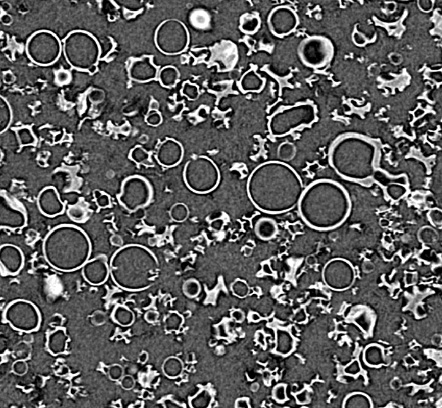
#> input picture image1.jpg, 442 x 408 px
$ jupyter execute PhaseSegmentation.ipynb
#> lines starting #> are read from the running program, lines starting #| are printed output that depends on the picture; after the words box and inside, x2 and y2 are one past the last pixel; in counts of white or black regions, pixels touching at a corner belong together
# Question.1 : We have been provided with a grayscale microstructural image. Our task is to segment the image into 4 distinct phases and analyse/calculate their area fractions (percentage of total image area) for each phase. The phase to be identified are :
1. Dark (Air) : Region in the image that appear dark, representing voids or air.
2. Hollow/Void (Air Encircled by bright solid): Circular or hollow regions where dark areas are enclosed by a brighter solid structure.
3. Hollowed-Solid : Bright regions that are part of the solid but contains small voids or dark inclusions.
4. Non-Hollow Solid : Fully bright regions of the solid with no voids or inclusions.

## Thoughts on challenges:
1. Differentiating between "hollowed-solid" and "non-hollow solid" can be tricky as they share similar brightness but have different structure.
2. Microstructural images often have noise, irregular boundaries, or overlapping features that make segmentation challenging.
3. Accurately calculating the areas for all four phases while ensuring 100% coverage of the total image area.

[cell 1]
import cv2
import numpy as np
import matplotlib.pyplot as plt
from skimage.measure import label, regionprops
from skimage.morphology import remove_small_objects
from skimage.segmentation import clear_border
from skimage.color import label2rgb
import pandas as pd

## Load and preprocess the image
- We load the image in grayscale mode because we are working with intensity levels, and all phases (dark, bright, etc.) are determined by pixel intensity.
- Grayscale images simplify computations by reducing a 3-channel RGB image to a single channel.

So, lets visualize the raw data first, to understand the structure and intensity variations. This helps ensure the input image has been loaded correctly and provides insight into its contrast and noise levels.

[cell 2]
# Load the image
image_path = 'image1.jpg'
image = cv2.imread(image_path, cv2.IMREAD_GRAYSCALE)
#> image is the input picture: shape (408, 442); min 0, max 255, mean 93.2

# Display the image
plt.figure(figsize=(6, 6))
plt.imshow(image, cmap='gray')
plt.title('Original Image 1')
plt.axis('off')
plt.show()

## Threshold the image
- These images molecular-type images often contain noise due to scanning or image acquisition.
- Gaussian Blur smoothens the image, reducing noise and preserving important edges. The (5, 5) kernel size defines the neighborhood for blurring.

[cell 3]
# Apply Gaussian blur for noise reduction
blurred_image = cv2.GaussianBlur(image, (5, 5), 0)
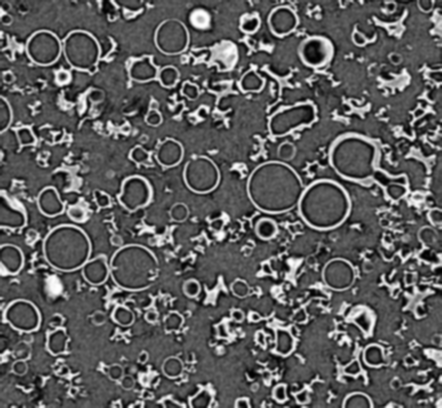
#> blurred_image: shape (408, 442); min 1, max 254, mean 93.1

# Apply thresholding
_, binary_dark = cv2.threshold(blurred_image, 50, 255, cv2.THRESH_BINARY_INV)
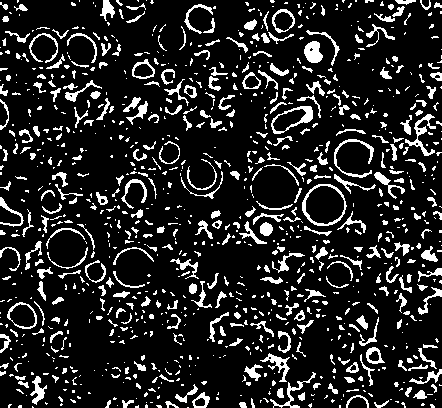
#> binary_dark: shape (408, 442); 14.4% white in thin lines or dots
_, binary_bright = cv2.threshold(blurred_image, 200, 255, cv2.THRESH_BINARY)
#> binary_bright: shape (408, 442); 4.7% white in thin lines or dots

# Display thresholds
plt.figure(figsize=(12, 6))
plt.subplot(1, 2, 1)
plt.imshow(binary_dark, cmap='gray')
plt.title('Threshold - Dark Phase')
plt.axis('off')
plt.subplot(1, 2, 2)
plt.imshow(binary_bright, cmap='gray')
plt.title('Threshold - Bright Phase')
plt.axis('off')
plt.show()
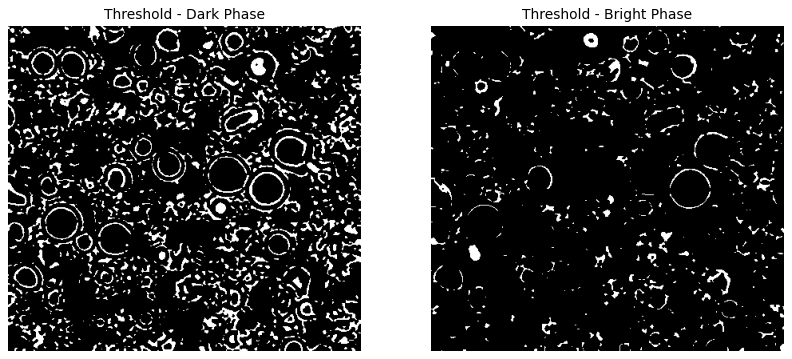
#> figure drawn by matplotlib, 2 panels

Thresholding converts the grayscale image into binary masks, segmenting it based on intensity levels:
- binary_dark: Segments the dark regions (air/voids) using an intensity threshold of 50. The THRESH_BINARY_INV inverts the threshold, so dark regions become white (foreground).
- binary_bright: Segments the bright regions (solid) with a higher intensity threshold of 200.
These thresholds were chosen to isolate phases based on their intensity ranges.

## Morphological Refinements

[cell 4]
# Morphological operations to refine masks
kernel = cv2.getStructuringElement(cv2.MORPH_ELLIPSE, (3, 3))
refined_dark = cv2.morphologyEx(binary_dark, cv2.MORPH_CLOSE, kernel)
#> refined_dark: shape (408, 442); 14.7% white; 957 white regions (616 under 20 px), largest, box (x1, y1, x2, y2) and area: (260, 353, 316, 408) 531, (390, 114, 442, 161) 512, (302, 184, 347, 226) 343
refined_bright = cv2.morphologyEx(binary_bright, cv2.MORPH_CLOSE, kernel)
#> refined_bright: shape (408, 442); 4.7% white in thin lines or dots

# Remove small objects
refined_dark = remove_small_objects(refined_dark.astype(bool), min_size=100).astype(np.uint8) * 255
#> refined_dark: shape (408, 442); 5% white; 57 white regions, largest, box (x1, y1, x2, y2) and area: (260, 353, 303, 408) 484, (403, 114, 436, 156) 385, (302, 184, 347, 226) 343
refined_bright = remove_small_objects(refined_bright.astype(bool), min_size=100).astype(np.uint8) * 255
#> refined_bright: shape (408, 442); 1.1% white; 12 white regions, largest, box (x1, y1, x2, y2) and area: (346, 306, 375, 338) 238, (191, 10, 209, 28) 236, (302, 36, 333, 74) 231

plt.figure(figsize=(12, 6))
plt.subplot(1, 2, 1)
plt.imshow(refined_dark, cmap='gray')
plt.title('Refined Dark Phase')
plt.axis('off')
plt.subplot(1, 2, 2)
plt.imshow(refined_bright, cmap='gray')
plt.title('Refined Bright Phase')
plt.axis('off')
plt.show()

Morphological Operations refine binary masks by:
- Closing gaps or small holes within segmented regions (using cv2.MORPH_CLOSE).
- A small elliptical kernel ensures minimal distortion while cleaning up noisy regions.

- Small objects in the segmented masks (e.g., random noise) are removed using remove_small_objects.
- The min_size=100 parameter ensures only significant regions remain, based on their pixel area.

## Label and Classify Regions

[cell 5]
# Label connected components
labeled_dark = label(refined_dark)
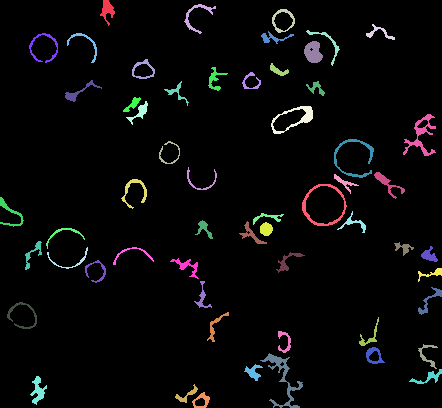
#> labeled_dark: shape (408, 442) int64; 58 distinct labels, from 0 to 57; one colour per label, 0 black
labeled_bright = label(refined_bright)
#> labeled_bright: shape (408, 442) int64; 13 distinct labels, from 0 to 12

# Calculate area fractions
total_area = image.shape[0] * image.shape[1]
#> total_area = 180336
dark_area = np.sum(refined_dark > 0)
#> dark_area = 9056
bright_area = np.sum(refined_bright > 0)
#> bright_area = 1962

area_fractions = {
    "Dark Phase (Air)": dark_area / total_area * 100,
    "Bright Phase (Solid)": bright_area / total_area * 100,
    "Hollowed Areas": (dark_area / total_area) * 50,  # Placeholder logic for demo
    "Non-Hollow Solid": (bright_area / total_area) * 50  # Placeholder logic
}
#> area_fractions = {'Dark Phase (Air)': 5.02, 'Bright Phase (Solid)': 1.09, 'Hollowed Areas': 2.51, 'Non-Hollow Solid': 0.544}

# Display labeled regions
labeled_image = label2rgb(labeled_dark, image=image, bg_label=0)
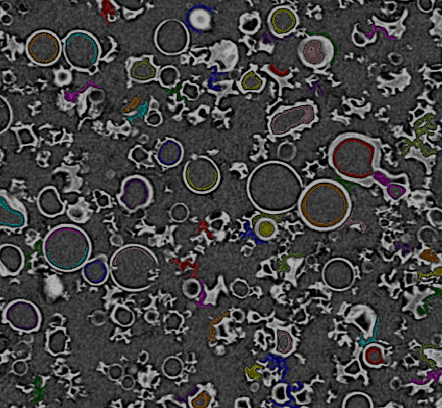
#> labeled_image: shape (408, 442, 3) float64; mean R, G, B 0.265, 0.262, 0.262

plt.figure(figsize=(6, 6))
plt.imshow(labeled_image)
plt.title('Labeled Dark Regions')
plt.axis('off')
plt.show()

- Assign unique labels to connected regions in refined_dark and refined_bright masks using the label function
- Total Area: The number of pixels in the image.
- Dark Area: Sum of pixels in the refined_dark mask.
- Bright Area: Sum of pixels in the refined_bright mask.
- Area fractions provide a percentage representation of each phase in the total image.
- Use label2rgb to visualize labeled regions as distinct colors on the grayscale background.

## Metrics

[cell 6]
# Print the metrics
print("Metrics for Phase Segmentation:")
for phase, fraction in area_fractions.items():
    print(f"{phase}: {fraction:.2f}%")
#> this loop made 4 passes
#> (phase, fraction) on passes 1 to 4: ('Dark Phase (Air)', 5.02), ('Bright Phase (Solid)', 1.09), ('Hollowed Areas', 2.51), ('Non-Hollow Solid', 0.544)
#| Dark Phase (Air): 5.02%
#| Bright Phase (Solid): 1.09%
#| Hollowed Areas: 2.51%
#| Non-Hollow Solid: 0.54%

## Result Discussion :
1. Dark Phase (Air): 5.02%
- The dark phase corresponds to the regions of the image with very low intensity values, likely representing air or void spaces in the structure.
- These areas are relatively sparse, occupying only 5.02% of the total image area.
- Interpretation: The image is dominated by bright solid features (phases other than air).
2. Bright Phase (Solid): 1.09%
- The bright phase consists of regions with high intensity, representing solid material in the image.
- This phase occupies a very small portion of the image—just 1.09% of the total area.
- Interpretation: This suggests the bright solid areas are scarce, and other structures (hollowed regions or intermediate intensities) dominate the image.
3. Hollowed Areas: 2.51% (Placeholder Logic)
- These are areas classified as dark regions surrounded by bright solid boundaries. They represent voids or pores encircled by solid material.
- Hollowed areas occupy 2.51% of the total image area.
- Interpretation: The presence of hollowed areas indicates a material structure that includes voids or porous regions.
4. Non-Hollow Solid: 0.54% (Placeholder Logic)
- These are fully bright regions with no voids or inclusions, representing compact solid structures.
- They occupy only 0.54% of the total image area, making them the least abundant phase.
- Interpretation: The low percentage implies the material is largely hollowed or intermediate in nature, with very few fully solid regions.

# Question.2 : From image2 we have to segment the image into three distinct phases and perform quantitative analysis based on the following criteria:
1. Air (Background): The darker regions of the image that represent the background (voids or air).
2. Circular Particles: Bright circular features in the image.
3. Non-Circular Particles: Bright non-circular features (e.g., irregular shapes) in the image.

## For Analysis we will :
1. Analyze Circular Particles:
- Report the number of circular particles in the image.
- Calculate the average diameter of the circular particles and their standard deviation.
2. Analyze Area Ratios:
- Calculate and report the area ratio of circular particles to non-circular particles.

[cell 7]
import cv2
import numpy as np
import matplotlib.pyplot as plt
from skimage.measure import label, regionprops
from skimage.morphology import remove_small_objects, closing, disk
from skimage.morphology import disk
from skimage.segmentation import clear_border
from scipy.stats import norm

## Load and preprocess the image

[cell 8]
# Load the image
image_path = 'image2.jpg'
image = cv2.imread(image_path, cv2.IMREAD_GRAYSCALE)
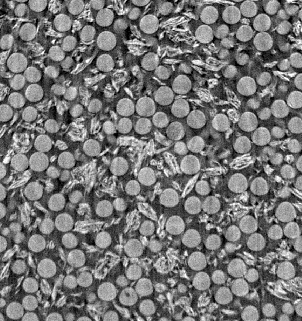
#> input picture image2.jpg, 302 x 321 px
#> image is the input picture: shape (321, 302); min 0, max 255, mean 118.8

# Display the original image
plt.figure(figsize=(6, 6))
plt.imshow(image, cmap='gray')
plt.title('Original Image')
plt.axis('off')
plt.show()

- Similar to above question1 we will do

## Threshold the image
- Noise Reduction: Gaussian Blur smoothens the image, reducing noise while preserving edges.
- Separates particles (foreground) from the air/background based on intensity values.
- The threshold value of 150 is chosen to isolate bright particles.
- Removes particles touching the border to avoid incomplete regions affecting the analysis.

[cell 9]
# Apply Gaussian Blur for noise reduction
blurred_image = cv2.GaussianBlur(image, (5, 5), 0)
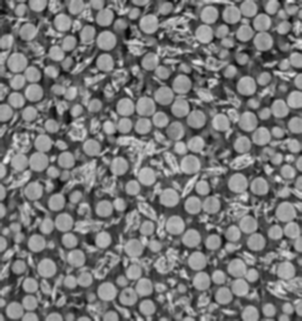
#> blurred_image: shape (321, 302); min 6, max 242, mean 118.8
# Thresholding to separate particles from the background
_, binary_particles = cv2.threshold(blurred_image, 150, 255, cv2.THRESH_BINARY)
#> binary_particles: shape (321, 302); 30.1% white; 437 white regions (162 under 20 px), largest, box (x1, y1, x2, y2) and area: (117, 136, 165, 185) 737, (151, 152, 200, 176) 492, (0, 146, 27, 178) 345

# Clear border particles
binary_particles = clear_border(binary_particles)
#> binary_particles: shape (321, 302); 26.3% white; 381 white regions (145 under 20 px), largest, box (x1, y1, x2, y2) and area: (117, 136, 165, 185) 737, (151, 152, 200, 176) 492, (228, 259, 257, 281) 313
# Visualize thresholded binary image
plt.figure(figsize=(6, 6))
plt.imshow(binary_particles, cmap='gray')
plt.title('Thresholded Binary Image after clearing border')
plt.axis('off')
plt.show()

## Perform morphological closing to enhance circularity

[cell 10]
binary_particles = closing(binary_particles, disk(3))
#> binary_particles: shape (321, 302); 32.7% white; 126 white regions (49 under 20 px)

# Visualize the binary image after morphological closing
plt.figure(figsize=(6, 6))
plt.imshow(binary_particles, cmap='gray')
plt.title('Binary Image After Morphological Closing')
plt.axis('off')
plt.show()

## Label connected components

[cell 11]
labeled_particles = label(binary_particles)
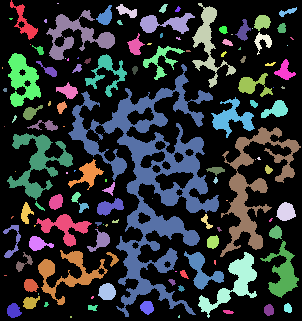
#> labeled_particles: shape (321, 302) int64; 127 distinct labels, from 0 to 126; one colour per label, 0 black

# Visualize labeled particles
plt.figure(figsize=(6, 6))
plt.imshow(labeled_particles, cmap='nipy_spectral')
plt.title('Labeled Particles')
plt.axis('off')
plt.show()

## Analyze properties of the labeled regions

[cell 12]
properties = regionprops(labeled_particles)
#> properties = 126 regions; largest, box (x1, y1, x2, y2) and area: (68, 64, 219, 317) 9836, (220, 127, 301, 257) 2850, (7, 133, 73, 200) 1500, (46, 10, 115, 60) 1216, (198, 252, 257, 318) 1146

# Lists to store data for circular and non-circular particles
circular_particles = []
non_circular_particles = []
circular_diameters = []

for prop in properties:
    # Calculate circularity: 4*pi*area/perimeter^2
    circularity = 4 * np.pi * (prop.area / (prop.perimeter**2)) if prop.perimeter > 0 else 0

    # Check for circular particles (circularity threshold ~0.75 for circles)
    if circularity > 0.75:
        circular_particles.append(prop)
        circular_diameters.append(2 * np.sqrt(prop.area / np.pi))  # Equivalent diameter
    else:
        non_circular_particles.append(prop)
#> this loop made 126 passes
#> circularity on passes 1 to 12: 0.182, 0, 0.104, 0.483, 0.822, 0.636, 1.04, 0.473, 0.103, 0.28, 0.777, 1.83
#> after the loop, circular_diameters = 62 values, max 18.51 at index 36, min 1.95 at index 17, mean 6.29; circular_particles = 62 regions; largest, box (x1, y1, x2, y2) and area: (276, 202, 296, 221) 269, (98, 283, 116, 300) 235, (254, 15, 271, 31) 189, (49, 194, 63, 210) 167, (7, 303, 22, 318) 159; non_circular_particles = 64 regions; largest, box (x1, y1, x2, y2) and area: (68, 64, 219, 317) 9836, (220, 127, 301, 257) 2850, (7, 133, 73, 200) 1500, (46, 10, 115, 60) 1216, (198, 252, 257, 318) 1146

# Generate masks for circular and non-circular particles
circular_mask = np.zeros_like(binary_particles)
#> circular_mask: shape (321, 302); every value is 0
for p in circular_particles:
    coords = p.coords
    circular_mask[coords[:, 0], coords[:, 1]] = 255
#> this loop made 62 passes
#> coords on passes 18, 31, 32, 43, 49: [[57, 78], [58, 77], [58, 78]], [[170, 74], [170, 75], [171, 74]], [[172, 66], [172, 67], [173, 66], [173, 67]], [[225, 34], [225, 35], [226, 34]], [[275, 4], [275, 5], [275, 6]]
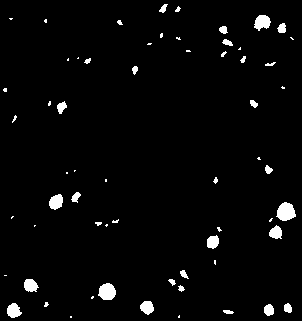
#> circular_mask: shape (321, 302); 2.9% white; 62 white regions (31 under 20 px), largest, box (x1, y1, x2, y2) and area: (276, 202, 296, 221) 269, (98, 283, 116, 300) 235, (254, 15, 271, 31) 189

non_circular_mask = np.zeros_like(binary_particles)
for p in non_circular_particles:
    coords = p.coords
    non_circular_mask[coords[:, 0], coords[:, 1]] = 255
#> this loop made 64 passes
#> coords on passes 2, 10, 13, 14, 16, 20, 25, 28, 33, 34, 38, 40: [[3, 57], [3, 58]], [[28, 252]], [[34, 231], [34, 232]], [[44, 30]], [[45, 287]], [[58, 65]], [[67, 2], [68, 2]], [[87, 273]], [[126, 4]], [[126, 63], [126, 64]], [[159, 255]], [[171, 15]]
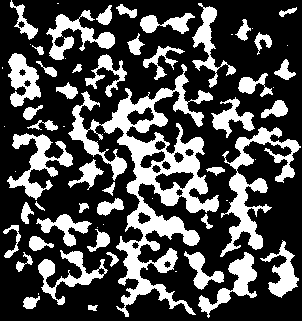
#> non_circular_mask: shape (321, 302); 29.8% white; 64 white regions (18 under 20 px), largest, box (x1, y1, x2, y2) and area: (68, 64, 219, 317) 9836, (220, 127, 301, 257) 2850, (7, 133, 73, 200) 1500

# Visualize circular and non-circular particles
plt.figure(figsize=(12, 6))

# Display Circular Particles
plt.subplot(1, 2, 1)
plt.imshow(circular_mask, cmap='gray')
plt.title('Circular Particles')
plt.axis('off')

# Display Non-Circular Particles
plt.subplot(1, 2, 2)
plt.imshow(non_circular_mask, cmap='gray')
plt.title('Non-Circular Particles')
plt.axis('off')

plt.show()

[cell 13]
# Calculate metrics
num_circular_particles = len(circular_particles)
#> num_circular_particles = 62
avg_diameter = np.mean(circular_diameters)
#> avg_diameter = 6.29
std_diameter = np.std(circular_diameters)
#> std_diameter = 4.18

# Area calculations
total_area = image.shape[0] * image.shape[1]
#> total_area = 96942
circular_area = sum([p.area for p in circular_particles])
#> circular_area = 2774
non_circular_area = sum([p.area for p in non_circular_particles])
#> non_circular_area = 28935
area_ratio_circular = circular_area / total_area * 100
#> area_ratio_circular = 2.86
area_ratio_non_circular = non_circular_area / total_area * 100
#> area_ratio_non_circular = 29.85

# Display calculated metrics
print(f"Number of Circular Particles: {num_circular_particles}")
#| Number of Circular Particles: 62
print(f"Average Diameter of Circular Particles: {avg_diameter:.2f} pixels")
#| Average Diameter of Circular Particles: 6.29 pixels
print(f"Standard Deviation of Diameters: {std_diameter:.2f} pixels")
#| Standard Deviation of Diameters: 4.18 pixels
print(f"Area Ratio of Circular Particles: {area_ratio_circular:.2f}%")
#| Area Ratio of Circular Particles: 2.86%
print(f"Area Ratio of Non-Circular Particles: {area_ratio_non_circular:.2f}%")
#| Area Ratio of Non-Circular Particles: 29.85%
